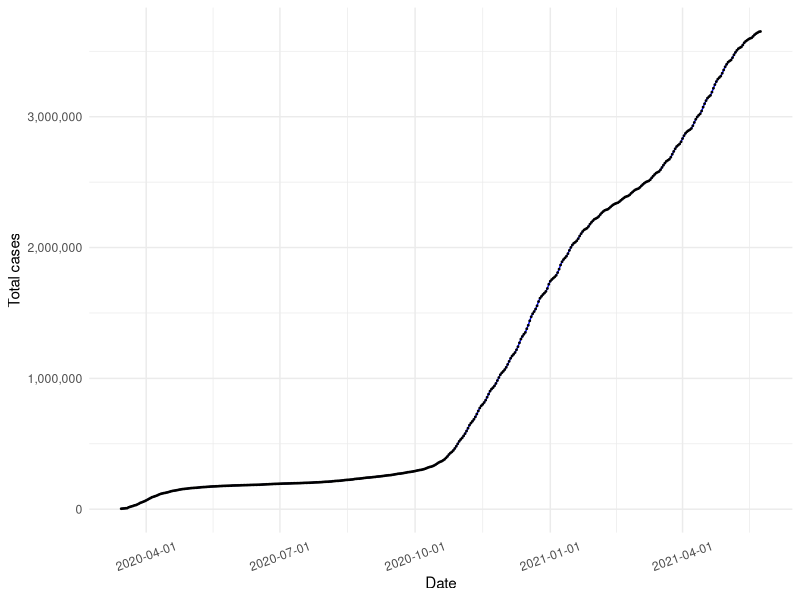
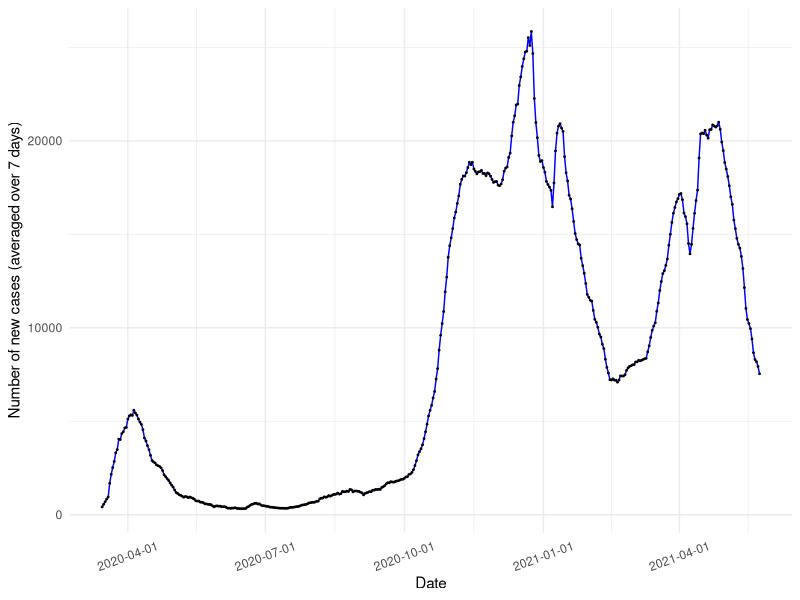
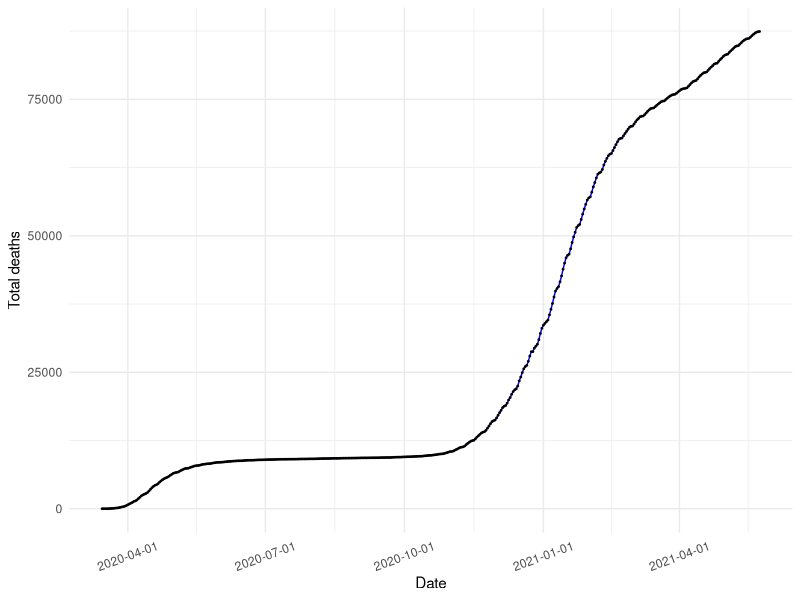
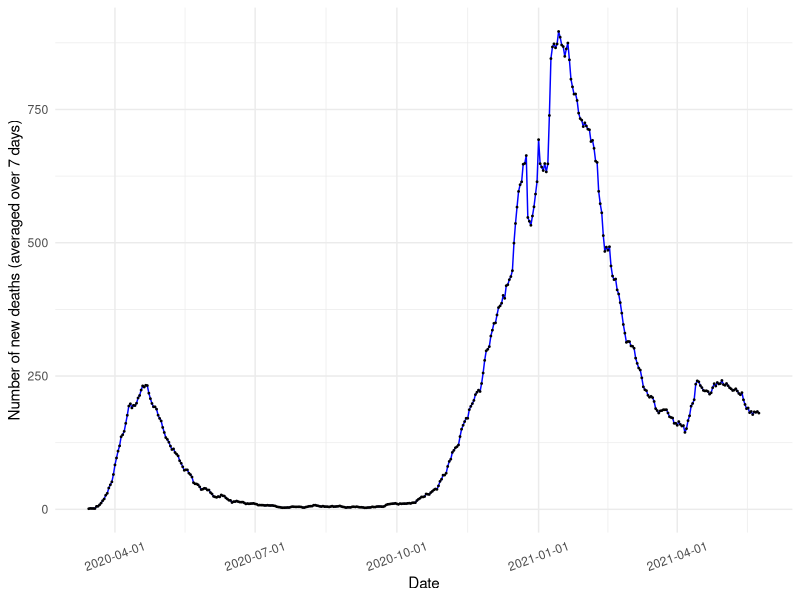

Here is the R script that generated these plots, in order:
## ---- chunk 1

knitr::opts_chunk$set(echo=TRUE, collapse = TRUE)

libload<-function(...) {
    libs<-unlist(list(...))
    req<-unlist(lapply(libs,require,character.only=TRUE))
    need<-libs[req==FALSE]
    if(length(need)>0){ 
        install.packages(need, repos = "https://ftp.fau.de/cran/")
        lapply(need, require, character.only=TRUE)
    }
}
packages <- c("data.table", "ggplot2", "dplyr", "stats", "RColorBrewer", "readr", "here", "scales")
libload(packages)


`%notin%` <- function(x,y) !(x %in% y) 
all.cases <- read_csv(here("static", "data", "GermanyAllNumbers.csv"))
all.cases$dates <- as.Date(all.cases$date)

color_deu <- '#0000FF'

colors16 <- c('#A6CEE3', '#1F78B4', '#B2DF8A', '#33A02C',
              '#000000', '#FF7F00', '#CAB2D6', 
              '#EFBE2F', '#FFFF99', '#B15928', '#F3A3B1', '#466D32',
              '#621AC1', '#C7D7D0', '#E31A1C','#F20CF4', '#123456')

## ---- chunk 2

# Plot 1 == Linear scale for total number of cases
cum.plot <- ggplot(data=all.cases, aes(x=date, y=total_cases)) +
            geom_line(color=color_deu) + geom_point(size = 0.3) +     
          #  scale_color_brewer(palette = 'Paired') + 
          #  scale_colour_manual(name= "State", values= colors16) +
          #  scale_x_continuous('Days since the 100th case', limits=c(0,200)) + 
            scale_x_date(name='Date', labels=date_format('%Y-%m-%d')) + 
            scale_y_continuous(name="Total cases", labels= comma) + 
            #ggtitle('Linear scale') +
            theme_minimal() + theme(axis.text.x = element_text(angle=20, hjust=0.5, vjust=0.5))

print(cum.plot) 

## ---- chunk 3

newcase7.plot <- ggplot(data=all.cases, aes(x=date, y=new_cases_smoothed)) +
            geom_line(color=color_deu) + geom_point(size = 0.3) + 
       #     scale_color_brewer(palette = 'Paired') +
      #      scale_colour_manual(name= "State", values= colors16) +
            scale_x_date(name='Date', labels=date_format('%Y-%m-%d')) + 
            scale_y_continuous(name="Number of new cases (averaged over 7 days)") + 
            #ggtitle('Linear scale') +
            theme_minimal() + theme(axis.text.x = element_text(angle=20, hjust=0.5, vjust=0.5))

print(newcase7.plot)
 
## ---- chunk 4
#num.deaths <- read_csv(here("static", "data", "GermanyTotalDeaths10States.csv"))

# Choose all the data points for the selected countries starting from Days_5 > 0
#deaths.final <- states.final[states.final$DeathsDays_5 > 0,]

# Plot 1 == Linear scale for total number of cases
deaths.plot <- ggplot(data= all.cases, aes(x=dates, y=total_deaths)) +
   geom_line(color=color_deu) + geom_point(size = 0.3) + 
  # scale_color_brewer(palette = 'Paired') +
#   scale_colour_manual(name= "State", values= colors16) +
#   scale_x_continuous('Days since 5 deaths', limits=c(0,200)) + 
   scale_x_date(name='Date', labels=date_format('%Y-%m-%d')) + 
    scale_y_continuous(name="Total deaths") + 
#   scale_y_continuous("Total deaths", trans = 'log10', breaks = logbreaks, 
#                      minor_breaks = logminor_breaks) +
#   annotation_logticks(sides="l") + 
   #ggtitle('Linear scale') +
   theme_minimal() +
  theme(axis.text.x = element_text(angle=20, hjust=0.5, vjust=0.5))

print(deaths.plot)

## ---- chunk 5
#new.cases <- read_csv(here("static", "data", "GermanyNewCases10States.csv"))

#states.final$Dates <- as.Date(states.final$Dates)
#death7days <- states.final
#death7days <- death7days[death7days$Dates > as.Date('2020-03-20'),]

death7days.plot <- ggplot(data= all.cases, aes(x=date, y=new_deaths_smoothed)) +
            geom_line(color=color_deu) + geom_point(size = 0.3) + 
       #     scale_color_brewer(palette = 'Paired') +
            scale_colour_manual(values= color_deu) +
            scale_x_date(name='Date', labels=date_format('%Y-%m-%d')) + 
            scale_y_continuous(name="Number of new deaths (averaged over 7 days)") + 
           
            #ggtitle('Linear scale') +
            theme_minimal() + theme(axis.text.x = element_text(angle=20, hjust=0.5, vjust=0.5))

print(death7days.plot)
 
